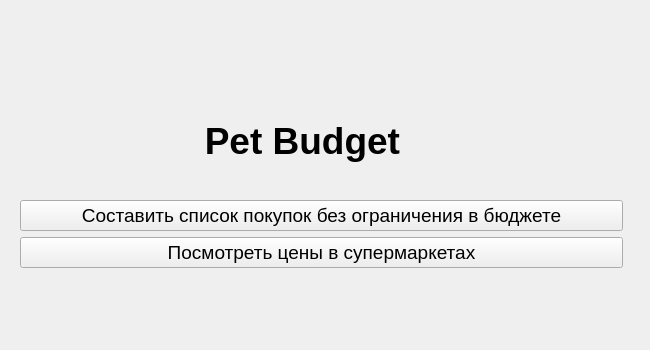
<?xml version="1.0" encoding="UTF-8"?>
<ui version="4.0">
 <class>Form</class>
 <widget class="QWidget" name="Form">
  <property name="geometry">
   <rect>
    <x>0</x>
    <y>0</y>
    <width>650</width>
    <height>350</height>
   </rect>
  </property>
  <property name="minimumSize">
   <size>
    <width>650</width>
    <height>350</height>
   </size>
  </property>
  <property name="maximumSize">
   <size>
    <width>650</width>
    <height>350</height>
   </size>
  </property>
  <property name="windowTitle">
   <string>PetBudget</string>
  </property>
  <widget class="QWidget" name="layoutWidget">
   <property name="geometry">
    <rect>
     <x>20</x>
     <y>20</y>
     <width>603</width>
     <height>281</height>
    </rect>
   </property>
   <layout class="QVBoxLayout" name="verticalLayout">
    <item>
     <spacer name="verticalSpacer">
      <property name="orientation">
       <enum>Qt::Vertical</enum>
      </property>
      <property name="sizeType">
       <enum>QSizePolicy::Fixed</enum>
      </property>
      <property name="sizeHint" stdset="0">
       <size>
        <width>20</width>
        <height>67</height>
       </size>
      </property>
     </spacer>
    </item>
    <item>
     <widget class="QLabel" name="title">
      <property name="font">
       <font>
        <pointsize>28</pointsize>
        <weight>75</weight>
        <bold>true</bold>
        <underline>false</underline>
        <strikeout>false</strikeout>
        <kerning>true</kerning>
       </font>
      </property>
      <property name="text">
       <string>                  Pet Budget</string>
      </property>
     </widget>
    </item>
    <item>
     <widget class="QPushButton" name="productswithou_budget_btn">
      <property name="font">
       <font>
        <pointsize>14</pointsize>
       </font>
      </property>
      <property name="text">
       <string>Составить список покупок без ограничения в бюджете</string>
      </property>
     </widget>
    </item>
    <item>
     <widget class="QPushButton" name="shoplist_btn">
      <property name="font">
       <font>
        <pointsize>14</pointsize>
       </font>
      </property>
      <property name="text">
       <string>Посмотреть цены в супермаркетах</string>
      </property>
     </widget>
    </item>
    <item>
     <spacer name="verticalSpacer_2">
      <property name="orientation">
       <enum>Qt::Vertical</enum>
      </property>
      <property name="sizeType">
       <enum>QSizePolicy::Fixed</enum>
      </property>
      <property name="sizeHint" stdset="0">
       <size>
        <width>20</width>
        <height>33</height>
       </size>
      </property>
     </spacer>
    </item>
   </layout>
  </widget>
 </widget>
 <resources/>
 <connections/>
</ui>
